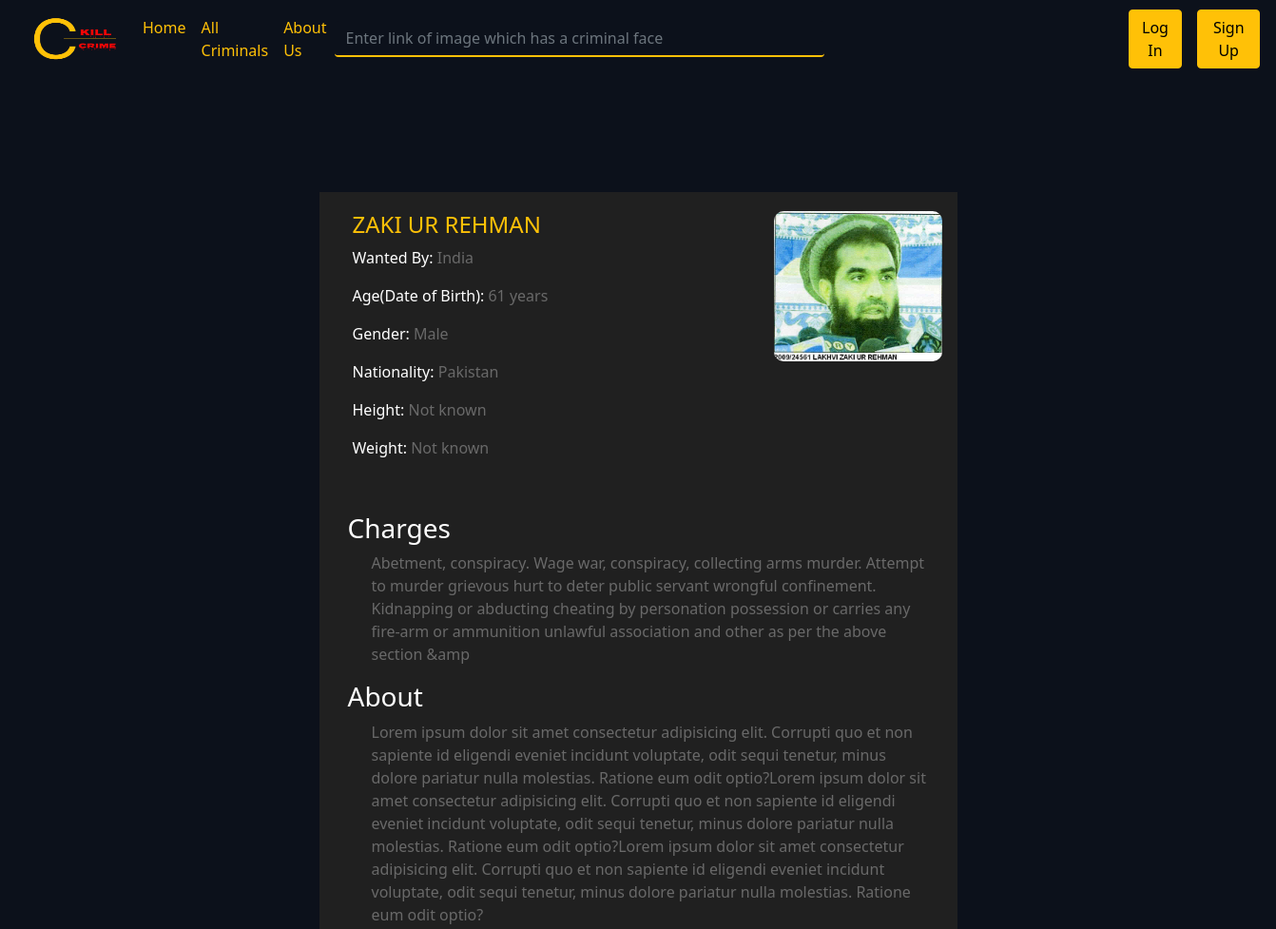
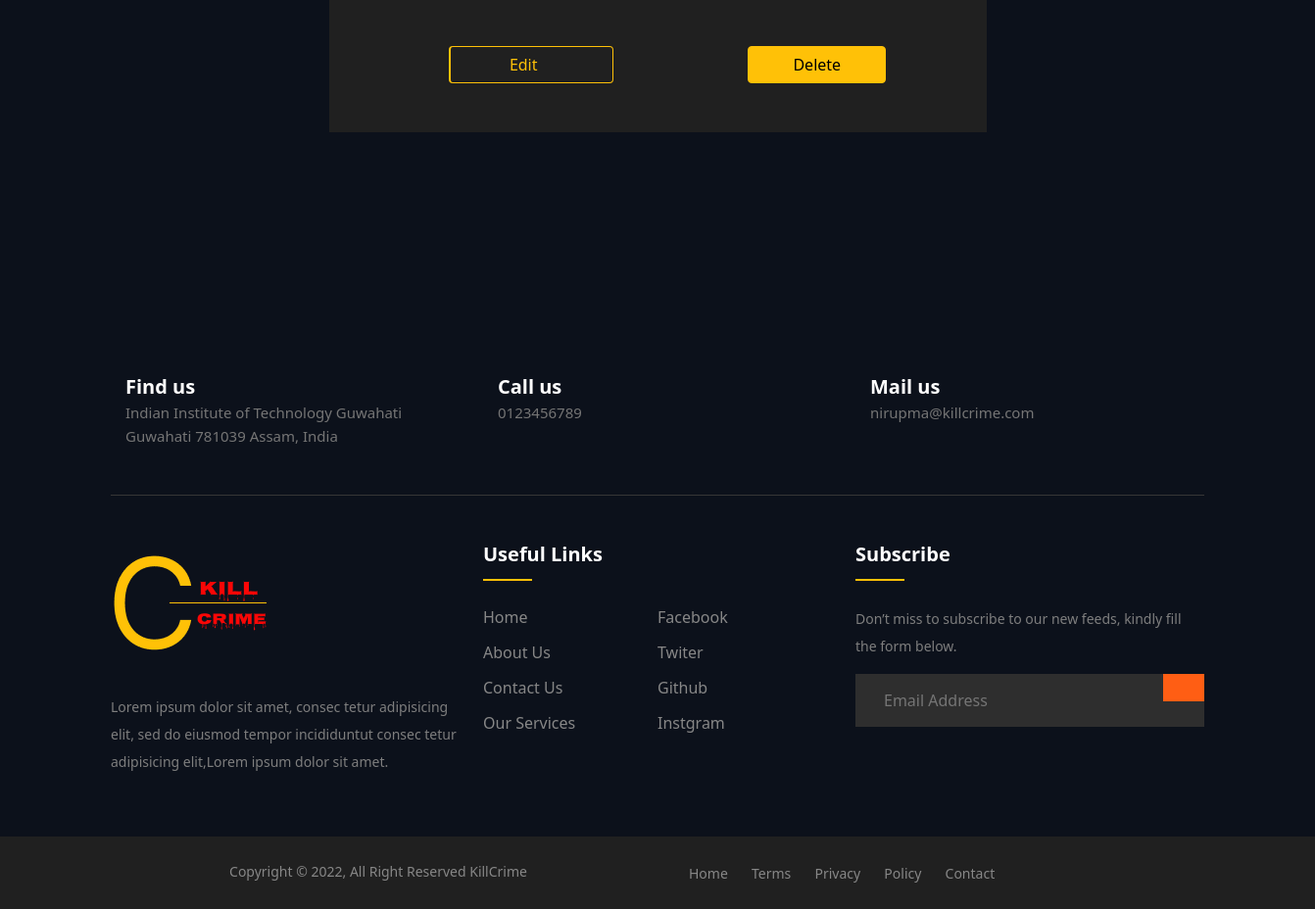
Screenshot of /viewCriminal/4 with the database file from the repository (2 pictures, top to bottom).
### app1/models.py (models this page shows, shortened)
class Criminal(models.Model):
    crim_id = models.AutoField(primary_key=True)
    name = models.CharField(max_length=500)
    image = models.ImageField(upload_to = "app1/images",default="")
    age = models.CharField(max_length=50,default="Not known")
    nationality = models.CharField(max_length=100,default="Not known")
    gender = models.CharField(max_length=20,default="Male")
    weight = models.CharField(max_length=50,default="Not known")
    height = models.CharField(max_length=50,default="Not known")
    isWanted = models.BooleanField(default=False)
    wantedInCountry=models.CharField(max_length=100,default=" ")
    charges = models.CharField(max_length=1000,default="")
    about = models.CharField(max_length=10000,default="")

### app1/views.py (the view)
# urls.py: path('viewCriminal/<int:crim_id>', views.viewCriminal, name="viewCriminal"),
def viewCriminal(request,crim_id):
    try:
        criminal = Criminal.objects.filter(crim_id = crim_id)       # getting criminal data by 'id'
        return render(request,'viewCriminal.html',{'criminal':criminal[0]})
    except:
        return render(request,"error.html")

### app1/templates/viewCriminal.html (shortened to what this page needs)
{% extends "base.html" %}
{% block body %}
<div>
    <div class=" viewCriminalDiv">
        <div class="name">
            <div>
                <h4>{{criminal.name}}</h4>
                <p><span>Wanted By:</span> {{criminal.wantedInCountry}}</p>
                <p><span>Age(Date of Birth):</span> {{criminal.age}} years</p>
                <p><span>Gender:</span> {{criminal.gender}}</p>
                <p><span>Nationality:</span> {{criminal.nationality}}</p>
                <p><span>Height:</span> {{criminal.height}}</p>
                <p><span>Weight:</span> {{criminal.weight}}</p>
            </div>
            <div>
                <img src="/media/{{criminal.image}}" alt="">
            </div>
        </div>
        <div class="charges">
            <h3>Charges</h3>
            <p>{{criminal.charges}}</p>
            <h3>About</h3>
            <p>{{criminal.about}}</p>
            <div class="container">
                <div class="row">
                    <div class="col-6">
                        <div class="d-grid gap-2 col-6 mx-auto">
                            <a href="/edit/{{criminal.crim_id}}"><button style="padding-left: 3.75rem;padding-right: 4.75rem;border-left-width: 2px;" class="btn btn-outline-warning submit" type="link">Edit</button></a>
                        </div>
                    </div>
                    <div class="col-6">
                        <form action="/deleteCriminal/{{criminal.crim_id}}" method="post"> {% csrf_token %}
                            <div class="d-grid gap-2 col-6 mx-auto">
                                <button class="btn btn-warning submit" type="submit">Delete</button>
                            </div>
                    </div>
                </div>
            </div>
        </div>
    </div>
    {% endblock body %}

### app1/templates/base.html (style rules this page uses)
a { text-decoration:none; }
body { color: #fbfbfb; background-color: #0c111b; }
.nav-link,a { color:#ffc107 }

### app1/templates/viewCriminal.html (style rules this page uses)
.viewCriminalDiv { width: 50%; margin: auto; margin-top: 120px; margin-bottom: 200px; display: grid; grid-template-columns: repeat(1, 1fr); background-color: #202020; color: #696969; }
.name { padding: 20px 20px; display: grid; grid-template-columns: repeat(2, 1fr); }
.name div img { width: 70%; height: auto; border-radius: 10px; margin-left: 5rem; }
.name div:nth-of-type(2) { margin-left: 63px; }
.name h4, .name p { margin-left: 15px; }
.name p span { font-size: 16px; color: white; }
.name h4 { color: #ffc107; }
.charges { padding: 20px 30px; }
.charges h3 { color: white; }
.charges p { margin-left: 25px; }
.charges .container { margin: 50px 20px 30px 10px; }

### rows the page displays
Criminal: name "ZAKI UR REHMAN", wantedInCountry "India", age "61", gender "Male", nationality "Pakistan", height "Not known", weight "Not known", image (picture), charges "Abetment, conspiracy. Wage war, conspiracy, collecting arms murder. Attempt to murder grievous hurt to deter public servant wrongful confinement. Kidnapping or abducting cheating by personation possession or carries any fire-arm or ammunition unlawful association and other as per the above section &amp", about "Lorem ipsum dolor sit amet consectetur adipisicing elit. Corrupti quo et non sapiente id eligendi eveniet incidunt voluptate, odit sequi tenetur, minus dolore pariatur nulla molestias. Ratione eum odit optio?Lorem ipsum dolor sit amet consectetur adipisicing elit. Corrupti quo et non sapiente id eligendi eveniet incidunt voluptate, odit sequi tenetur, minus dolore pariatur nulla molestias. Ratione eum odit optio?Lorem ipsum dolor sit amet consectetur adipisicing elit. Corrupti quo et non sapiente id eligendi eveniet incidunt voluptate, odit sequi tenetur, minus dolore pariatur nulla molestias. Ratione eum odit optio?"
